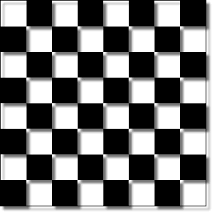
#> input picture images/transform.png, 212 x 212 px
$ python PointMoving.py
#> lines starting #> are read from the running program, lines starting #| are printed output that depends on the picture
import numpy as np
import cv2

#임의의 점을 옮기면 다른 점들도 같이 이동을 한다.

def warfAffline():
    img = cv2.imread("../images/transform.png")
#> img is the input picture: shape (212, 212, 3); min 0, max 255, mean 118.6

    pts1 = np.float32([[50, 50], [200, 50], [20, 200]]) #옮기고자 하는 점들
    pts2 = np.float32([[70, 100], [220, 50], [150, 250]]) #옮기고자 하는 위치

    M = cv2.getAffineTransform(pts1, pts2)

    result = cv2.warpAffine(img, M, (350, 300)) #원근 보정 X
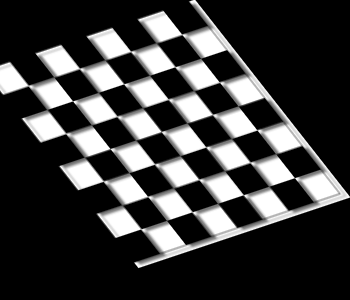
#> result: shape (300, 350, 3); min 0, max 255, mean 59.3

    cv2.imshow('original', img)
    cv2.imshow('Affline Transform', result)

    cv2.waitKey(0)
    cv2.destroyAllWindows()
    cv2.waitKey(1)

if __name__ == "__main__":
    warfAffline()
